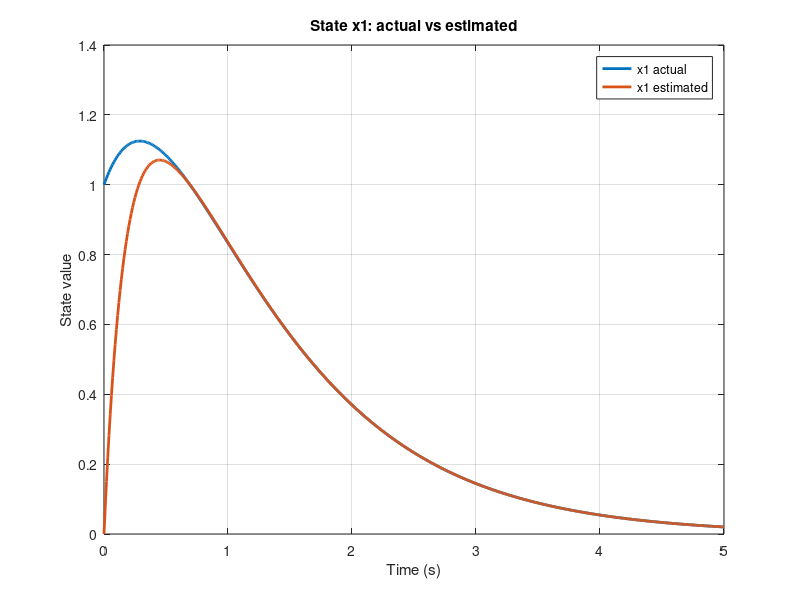
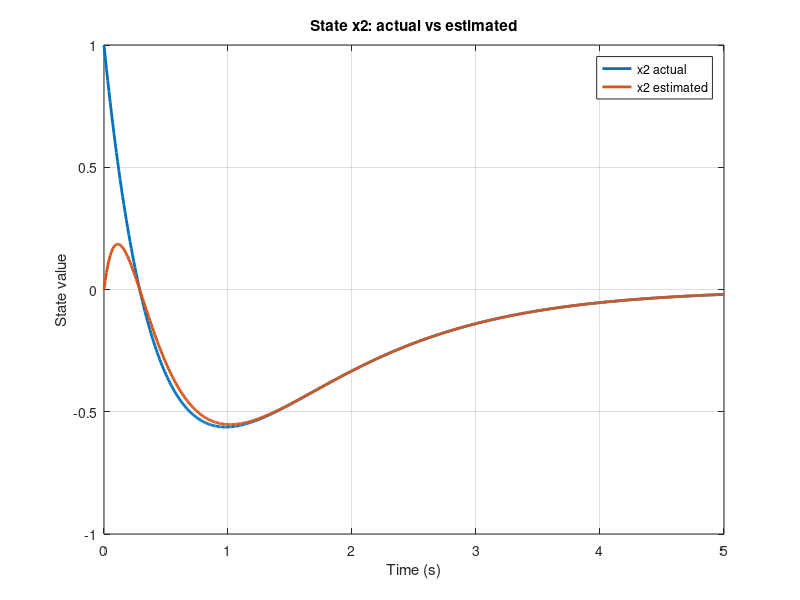

MATLAB code to generate these figures, in order:
A = [0 1; -2 -3];
C = [1 0];
observer_poles = [-5 -6];
z = [1; 1; 0; 0];
time = 0:0.01:5;

poles = eig(A);
L = place(A', C', observer_poles)';
eig(A - L*C);

A_aug = [A zeros(2); L*C A-L*C];
B_aug = zeros(4,1);
C_aug = eye(4);
D_aug = zeros(4,1);

observer_system = ss(A_aug, B_aug, C_aug, D_aug);
[y, t] = initial(observer_system, z, time);
y(end,:)

figure
plot(t, y(:,1), 'LineWidth', 2)
hold on
plot(t, y(:,3), 'LineWidth', 2)
grid on
xlabel('Time (s)')
ylabel('State value')
title('State x1: actual vs estimated')
legend('x1 actual', 'x1 estimated')

figure
plot(t, y(:,2), 'LineWidth', 2)
hold on
plot(t, y(:,4), 'LineWidth', 2)
grid on
xlabel('Time (s)')
ylabel('State value')
title('State x2: actual vs estimated')
legend('x2 actual', 'x2 estimated')
